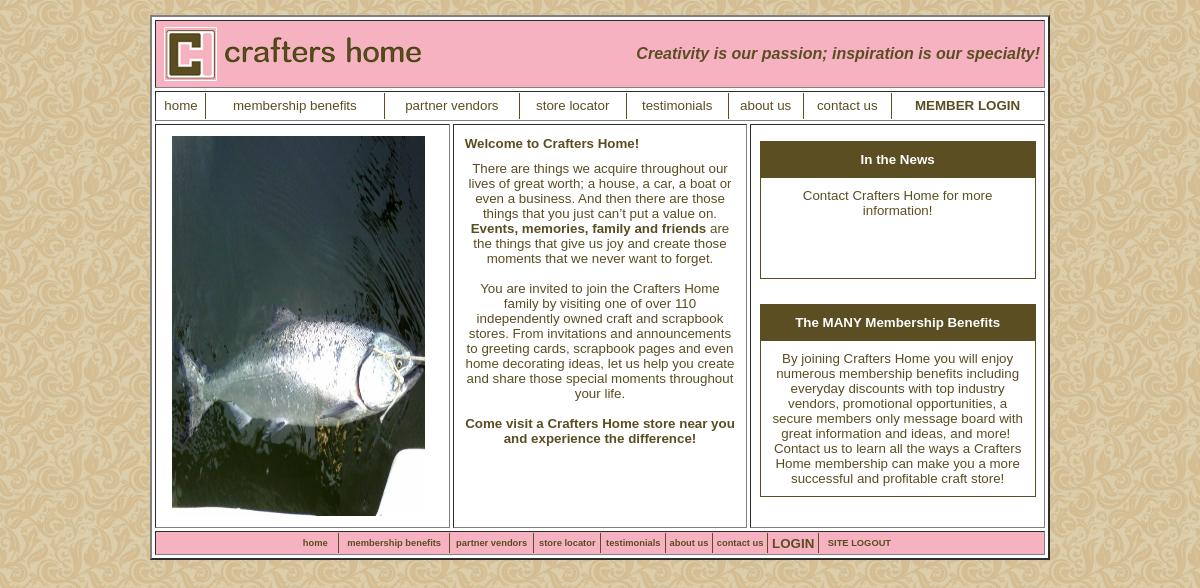
Screenshot of /cis243/crafters/index.php (signed in) with the database file from the repository.
### tables this page shows
CREATE TABLE IF NOT EXISTS `CONTENT_STORAGE` (
  `CONTENT_ID` int(11) NOT NULL AUTO_INCREMENT,
  `CONTENT_PAGE` varchar(50) NOT NULL,
  `CONTENT_SECTION` smallint(6) NOT NULL,
  `CONTENT_HTML` text NOT NULL,
  PRIMARY KEY (`CONTENT_ID`)
);

### cis243/crafters/index.php (the view, shortened to what this page needs)
<?php
$resultMeta = mysql_query("SELECT META_TITLE, META_KEYWORDS, META_DESCRIPTION
FROM META_DATA
WHERE PAGE_ID = 'index.php'");
$row = mysql_fetch_array($resultMeta);
$metaTitle = $row['META_TITLE'];
$metaKeywords = $row['META_KEYWORDS'];
$metaDescription = $row['META_DESCRIPTION'];
$result2 = mysql_query("SELECT CONTENT_HTML
FROM CONTENT_STORAGE
WHERE CONTENT_PAGE = 'index.php'
AND CONTENT_SECTION = 2");
$row2 = mysql_fetch_array($result2);
$html2 = $row2['CONTENT_HTML'];
$result3 = mysql_query("SELECT CONTENT_HTML
FROM CONTENT_STORAGE
WHERE CONTENT_PAGE = 'index.php'
AND CONTENT_SECTION = 3");
$row3 = mysql_fetch_array($result3);
$html3 = $row3['CONTENT_HTML'];
$result4 = mysql_query("SELECT CONTENT_HTML
FROM CONTENT_STORAGE
WHERE CONTENT_PAGE = 'index.php'
AND CONTENT_SECTION = 4");
$row4 = mysql_fetch_array($result4);
$html4 = $row4['CONTENT_HTML'];
print <<<here
<!DOCTYPE html PUBLIC "-//W3C//DTD XHTML 1.0 Transitional//EN" "http://www.w3.org/TR/xhtml1/DTD/xhtml1-transitional.dtd">
<html xmlns="http://www.w3.org/1999/xhtml">
<html>
<head>
<title>$metaTitle</title>
       <meta name="author" content="Jeremy Perry" />
       <meta name="keywords" content="$metaKeywords" />
       <meta name="description" content="$metaDescription" />
       <meta http-equiv="content-type" content="text/html; charset=UTF-8" />
       <meta name="robots" content="none" />
<link rel="stylesheet" type="text/css" href="style.css" />
<script type="text/javascript" src="javascript/jquery.js"></script>
<script type="text/javascript" src="javascript/crafters.js"></script>
</head>
<body>
here;
?>
<div align="center">
	<br>
	<table border="2" cellpadding="1" width="900" cellspacing="3" bgcolor="#FFFFFF">
		<tr>
			<td colspan="3" bgcolor="#F6B2C0">
          <table width="100%"><tr><td class="navTop">
			<img border="0" src="images/logo.jpg" width="266" height="58" align="left"></td>
			<td align="right"><b><i><font size="3" color="#5C4E23">
			Creativity is our passion; inspiration is our specialty!</font></i></b></td>
            </tr></table>
            </td>
		</tr>
		<tr>
			<td colspan="3">
			<div align="center">
    <table width="100%" border="0" cellpadding="0" cellspacing="0" id="navigation" style="border-collapse: collapse">
        <tr>
            <td align="center" style="border-right: 1px solid #5C4E23; padding: 0"><a href="index.php"> home </a></td>
            <td align="center" style="border-right: 1px solid #5C4E23; padding: 0"><a href="membership-benefits-crafters-home.php">membership benefits</a></td>
            <td align="center" style="border-right: 1px solid #5C4E23; padding: 0"><a href="partner-vendors-crafters-home.php">partner vendors</a></td>
            <td align="center" style="border-right: 1px solid #5C4E23; padding: 0"><a href="store-locator-crafters-home.php">store locator</a></td>
            <td align="center" style="border-right: 1px solid #5C4E23; padding: 0"><a href="testimonials-crafters-home.php">testimonials</a></td>
           	<td align="center" style="border-right: 1px solid #5C4E23; padding: 0"><a href="about-crafters-home.php">about us</a></td>
            <td align="center" style="border-right: 1px solid #5C4E23; padding: 0"><a href="contact-crafters-home.php">contact us</a></td>
            <td align="center"><a href="login-crafters-home.php"><b>MEMBER LOGIN</b></a></td>
        </tr>
    </table>
</div>
			</td>
		</tr>
		<tr>
			<td width="33%" align="center" valign="middle">
	    	<?php
	    	$pictureDirectory = opendir("mainPictures");
			while($pictureName = readdir($pictureDirectory))
				{
				$pictureArray[] = $pictureName;
				}
			$picCount = count($pictureArray);
			print '<div id="mainPictures">';
			for($i=3; $i<$picCount; $i++)
				{
				print '<img src="mainPictures/';
				print $pictureArray[$i];
				print '" border="0" width="253" height="380" alt="" />';
				}
			print "</div>";
	    	?>
	      </td>
			<td width="33%" valign="top">
			<?php
			print "$html2";
			?>
			</td>
			<td width="33%" valign="top">
			<div align="center"><br />
				<table width="95%" border="1" align="center" cellpadding="0" cellspacing="0" bordercolor="#5C4E23" style="border-collapse: collapse">
						<tr>
							<td bgcolor="#5C4E23" align="center" height="35px">
							<b><font color="#FFFFFF">
							<strong>In the News</strong></font></b></td>
						</tr>
						<tr>
							<td>
							<?php
							print "$html3";
							?>
							</td>
						</tr>
				</table>
				<p style="margin-top: 5px; margin-bottom: 5px">&nbsp;</p>
				<div align="center">
					<table width="95%" border="1" align="center" cellpadding="0" cellspacing="0" bordercolor="#5C4E23" style="border-collapse: collapse">
						<tr>
							<td bgcolor="#5C4E23" align="center" height="35px">
							<b><font color="#FFFFFF">
							<strong>The MANY Membership Benefits</strong></font></b></td>
						</tr>
						<tr>
							<td>
							<?php
							print "$html4";
							?>
							</td>
						</tr>
					</table>
				</div>
			  </div>
			</td>
		</tr>
		<tr>
			<td colspan="3" bgcolor="#F6B2C0">
			<div align="center">
<table border="0" cellpadding="3" style="border-collapse: collapse" width="600">
        <tr height="20px;">
            <td align="center" style="border-right: 1px solid #5C4E23; padding: 0" class="footer"><a href="index.php" class="footer"> home </a>&nbsp;&nbsp;</td>
            <td align="center" style="border-right: 1px solid #5C4E23; padding: 0" class="footer"><a href="membership-benefits-crafters-home.php" class="footer">membership benefits</a></td>
            <td align="center" style="border-right: 1px solid #5C4E23; padding: 0" class="footer"><a href="partner-vendors-crafters-home.php" class="footer">partner vendors</a></td>
            <td align="center" style="border-right: 1px solid #5C4E23; padding: 0" class="footer"><a href="store-locator-crafters-home.php" class="footer">store locator</a></td>
            <td align="center" style="border-right: 1px solid #5C4E23; padding: 0" class="footer"><a href="testimonials-crafters-home.php" class="footer">testimonials</a></td>
             <td align="center" style="border-right: 1px solid #5C4E23; padding: 0" class="footer"><a href="about-crafters-home.php" class="footer">about us</a></td>
             <td align="center" style="border-right: 1px solid #5C4E23; padding: 0" class="footer"><a href="contact-crafters-home.php" class="footer">contact us</a></td>
            <td align="center" style="border-right: 1px solid #5C4E23; padding: 0" class="footer"><a href="login-crafters-home.php"><b>LOGIN</b></a></td>
            <td align="center"><a href="common_elements/logout.php" class="footer"><b>SITE LOGOUT</b></a></td>
        </tr>
    </table>
</div>
			</td>
		</tr>
	</table>
</div>
</body>
</html>

### cis243/crafters/style.css (style rules this page uses)
body { font-family: "Trebuchet MS", Verdana, Arial; font-size: 10pt; color: #5C4E23; margin-top:0; background-image:url(images/beigepattern.jpg); }
img { border: 0; }
td { margin: 10px; font-size: 10pt; color: #5b4d22; font-family: "Trebuchet MS", Verdana, Arial; }
a { color: #5b4d22; text-decoration: none; font-weight: bolder; font-size: 10pt; font-family: "Trebuchet MS", Verdana, Arial; }
#navigation a { color: #5b4d22; line-height:26px; text-decoration: none; display:block; font-family: "Trebuchet MS", Verdana, Arial; font-size: 10pt; text-align: center; font-weight: normal; }
p { margin: 10px; text-align: left; font-size: 10pt; color: #5b4d22; }
a.footer { color: #5b4d22; font-size: 7pt; }
.footer { color: #5b4d22; font-size: 7pt; }
#mainPictures { position:relative; height:400px; width: 270px; }
#mainPictures img { position:absolute; top:10px; left:5px; }

### rows the page displays
content_storage: CONTENT_HTML "Welcome to Crafters Home! There are things we acquire throughout our lives of great worth; a house, a car, a boat or even a business. And then there are those things that you just can’t put a value on. Events, memories, family and friends are the things that give us joy and create those moments that we never want to forget. You are invited to join the Crafters Home family by visiting one of over 110 independently owned craft and scrapbook stores. From invitations and announcements to greeting cards, scrapbook pages and even home decorating ideas, let us help you create and share those special moments throughout your life. Come visit a Crafters Home store near you and experience the…"
content_storage: CONTENT_HTML "Contact Crafters Home for more information!"
content_storage: CONTENT_HTML "By joining Crafters Home you will enjoy numerous membership benefits including everyday discounts with top industry vendors, promotional opportunities, a secure members only message board with great information and ideas, and more! Contact us to learn all the ways a Crafters Home membership can make you a more successful and profitable craft store!"
